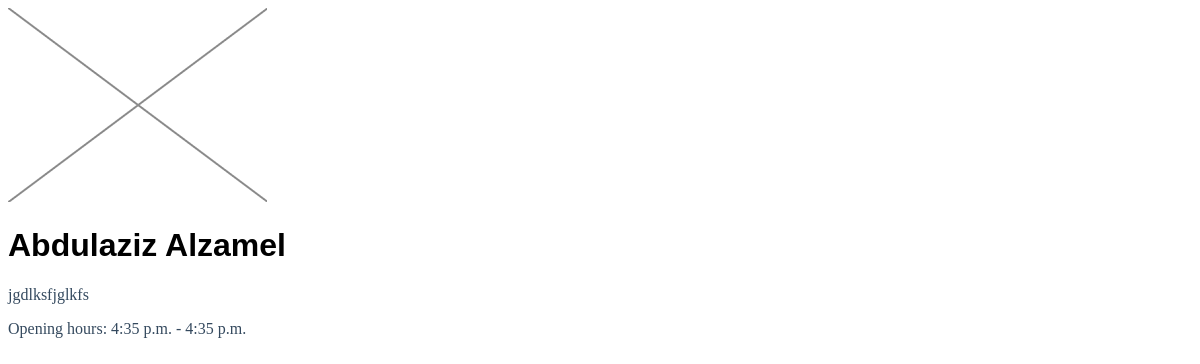
/detail/6/, run on the app's committed database.
### restaurants/models.py (models this page shows, shortened)
class Restaurant(models.Model):
	name = models.CharField(max_length=255)
	description = models.TextField()
	opening_time = models.TimeField()
	closing_time = models.TimeField()
	logo = models.ImageField(null=True, blank=True, upload_to="restaurant_images")
	class Meta:
		ordering = ["name"]

### restaurants/views.py (the view)
# urls.py: url(r'^detail/(?P<restaurant_id>\d+)/$', views.restaurant_detail, name="restaurant_detail"),
def restaurant_detail(request, restaurant_id):
	rest_item = get_object_or_404(Restaurant, id=restaurant_id)
	context = {
	"item": rest_item
	}
	return render(request, "restaurant_detail.html", context)

### restaurants/templates/restaurant_detail.html (shortened to what this page needs)
<!DOCTYPE html>
<html>
<head>
</head>
<body>
<body>
	  {% if item.logo %}
    			<img src="{{item.logo.url}}" alt="" class="card-img-top">
			{% endif %}
<h1> {{item.name}} </h1>
<p> {{item.description}}</p>
<p> Opening hours: {{item.opening_time}} - {{item.closing_time}}</p>
<br>
</body>
</html>

### restaurants/templates/restaurant_detail.html (style rules this page uses)
h1 { text-transform: capitalize; font-family: sans-serif; }
p { color: #34495e; }

### data on the page
Restaurant: logo (picture), name "Abdulaziz Alzamel", description "jgdlksfjglkfs", opening_time "4:35 p.m.", closing_time "4:35 p.m."
